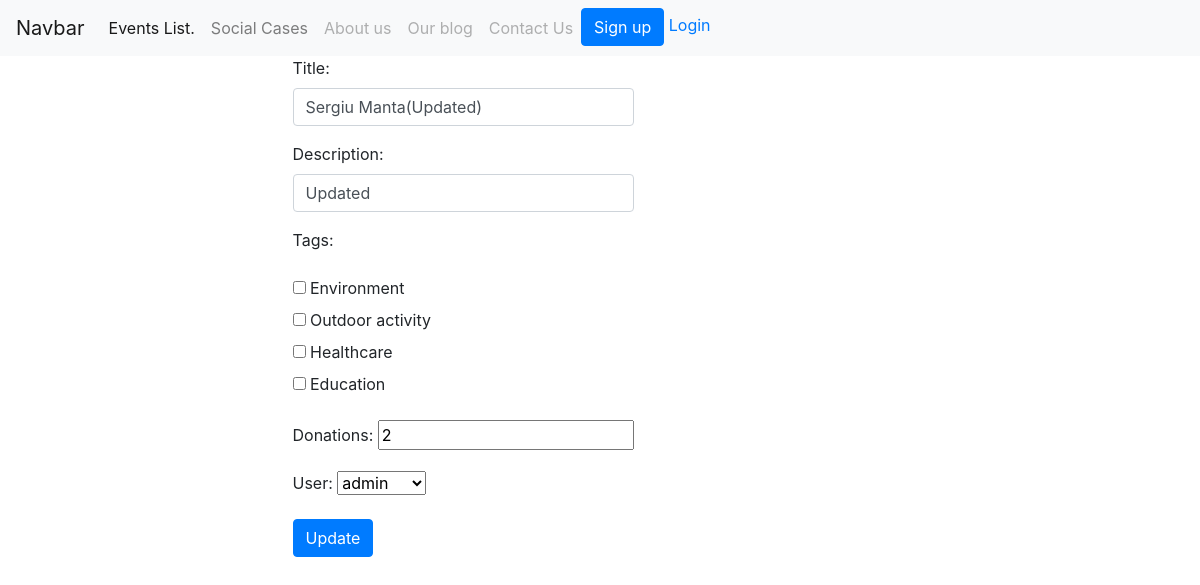
/social_case_update/1/, run on an earlier commit of the app's database.
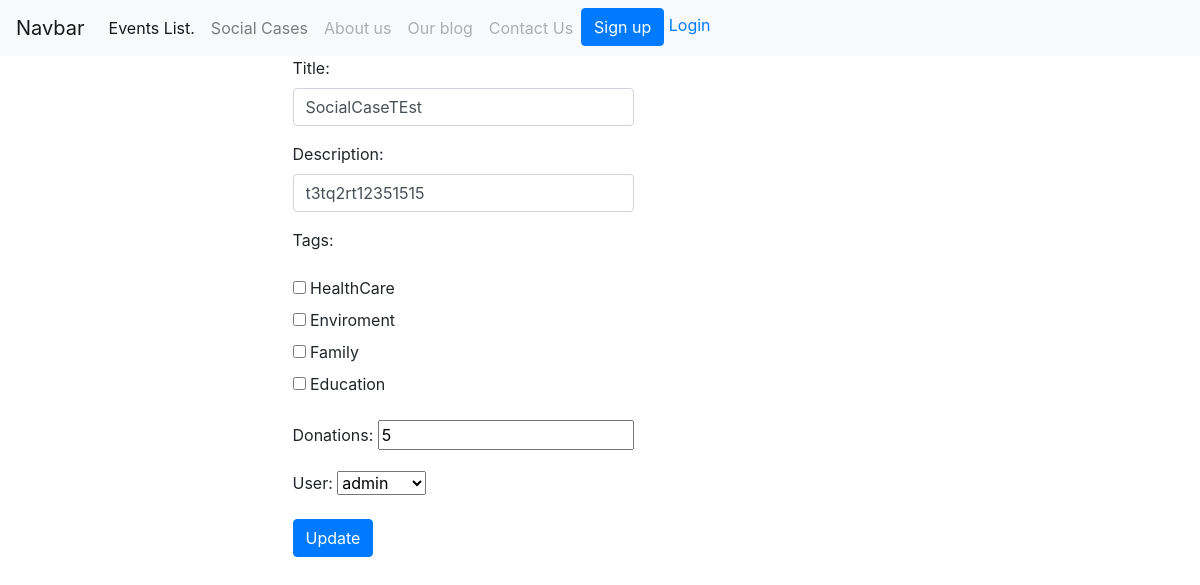
And on a later commit of the database.
### social_cases/models.py (models this page shows, shortened)
class SocialCase(models.Model):
    title = models.CharField(max_length=200)
    user = models.ForeignKey(User, on_delete=models.CASCADE)
    description = models.TextField(null=True, blank=False)
    created = models.DateTimeField(auto_now_add=True)
    donations = models.IntegerField()
    tags = models.ManyToManyField(Tag)

### social_cases/views.py (the view)
# urls.py: path('social_case_update/<int:pk>/', views.SocialCaseUpdateView.as_view(), name='update-social-case'),
class SocialCaseUpdateView(UpdateView):
    template_name = 'social_cases/social_case_update.html'
    model = SocialCase
    success_url = reverse_lazy('social-cases')
    form_class = SocialCaseForm

### social_cases/forms.py
class SocialCaseForm(forms.ModelForm):
    class Meta:
        model = SocialCase
        fields = ['title', 'description', 'tags', 'donations', 'user']
        widgets = {
            'title': TextInput(attrs={'placeholder': 'Adauga titlul cazului social', 'class': 'form-control'}),
            'description': TextInput(attrs={'placeholder': 'Adauga descrierea cazului social', 'class': 'form-control'}),
            'tags': CheckboxSelectMultiple(),
        }

### events/models.py (called while the page is built)
    def __str__(self):
        return str(self.name)

### templates/social_cases/social_case_update.html (shortened to what this page needs)
{% extends 'base.html' %}
{% block content %}
    <div class="row">
    <div class="row cold-md6 offset-md-3">
        <form method="POST">
            {{ form.as_p }}
            <button type="submit" class="btn btn-primary">Update</button>
        </form>
    </div>
    </div>
{% endblock content %}

What changed in the data, as far as the page shows it:
changed SocialCase "admin": title "Sergiu Manta(Updated)" → "SocialCaseTEst"; description "Updated" → "t3tq2rt12351515"; donations "2" → "5"
Also different on the page:
text no longer shown: "Title: Description: Tags: Environment Outdoor activity Healthcare Education Donations: User:"
text now shown: "Title: Description: Tags: HealthCare Enviroment Family Education Donations: User:"
